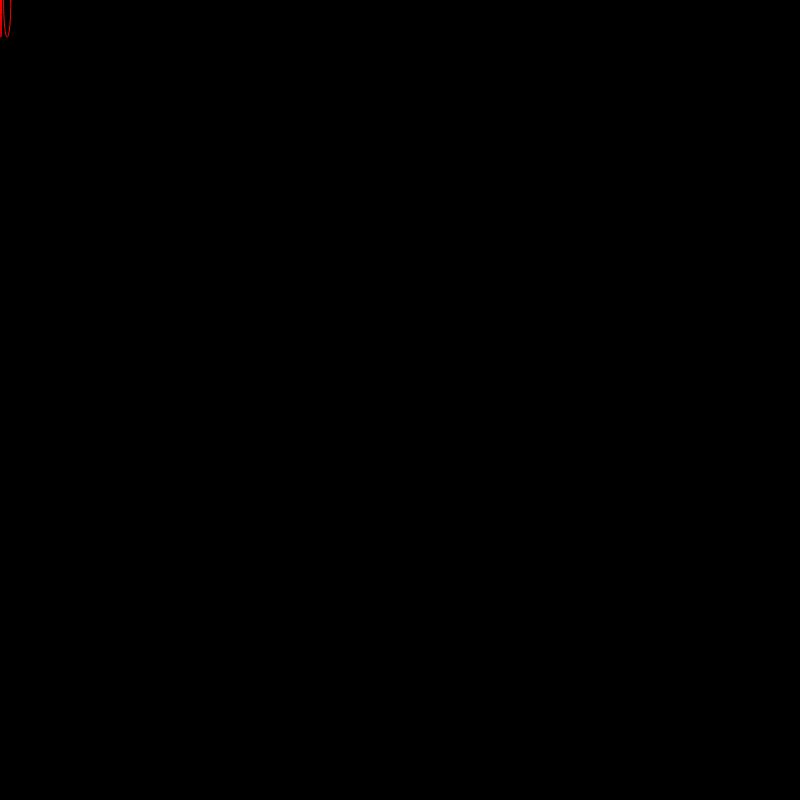
Frame 1 (no input)
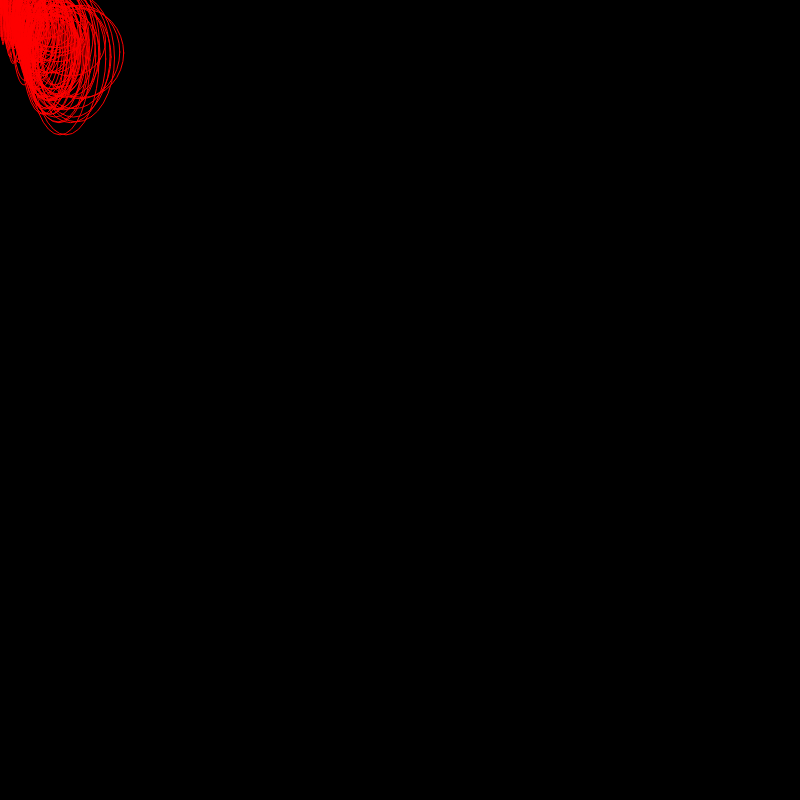
Frame 60 (no input)
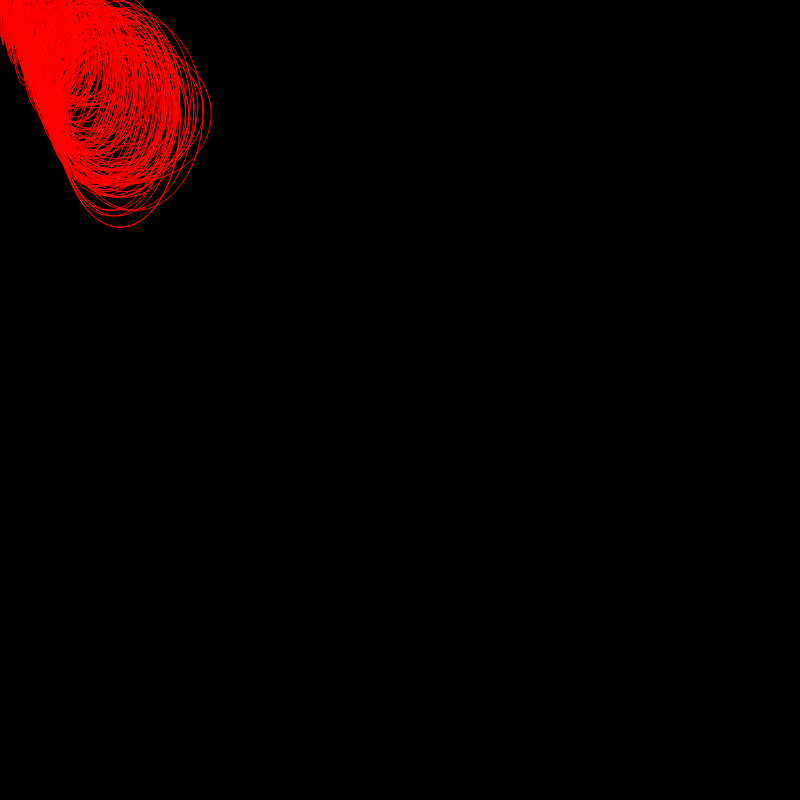
Frame 120 (the mouse pressed at the canvas centre since frame 60)

The p5.js sketch that drew these frames (run headless with seeded random() and noise() and a simulated clock; from frame 60 on, the mouse is pressed at the canvas centre):

// p5.js sketch
// ── sketch.js
function setup() {
  createCanvas(800, 800);
  loop();
  background('#000000');
}

function draw() {
  stroke(0);
  stroke('#ff0000');
  noFill();
  doubleCirclePattern(frameCount, frameCount, random() * 100, random() * 30)
}

function doubleCirclePattern(leftX,leftY,lenght, dist){
  ellipse(leftX,leftY, leftX, leftY+lenght);
  ellipse(leftX+dist,leftY, leftX+dist, leftY+lenght);
}
function mouseClicked(){
  doubleCirclePattern(mouseX,mouseY, random() * 10, random() * 20);
}
